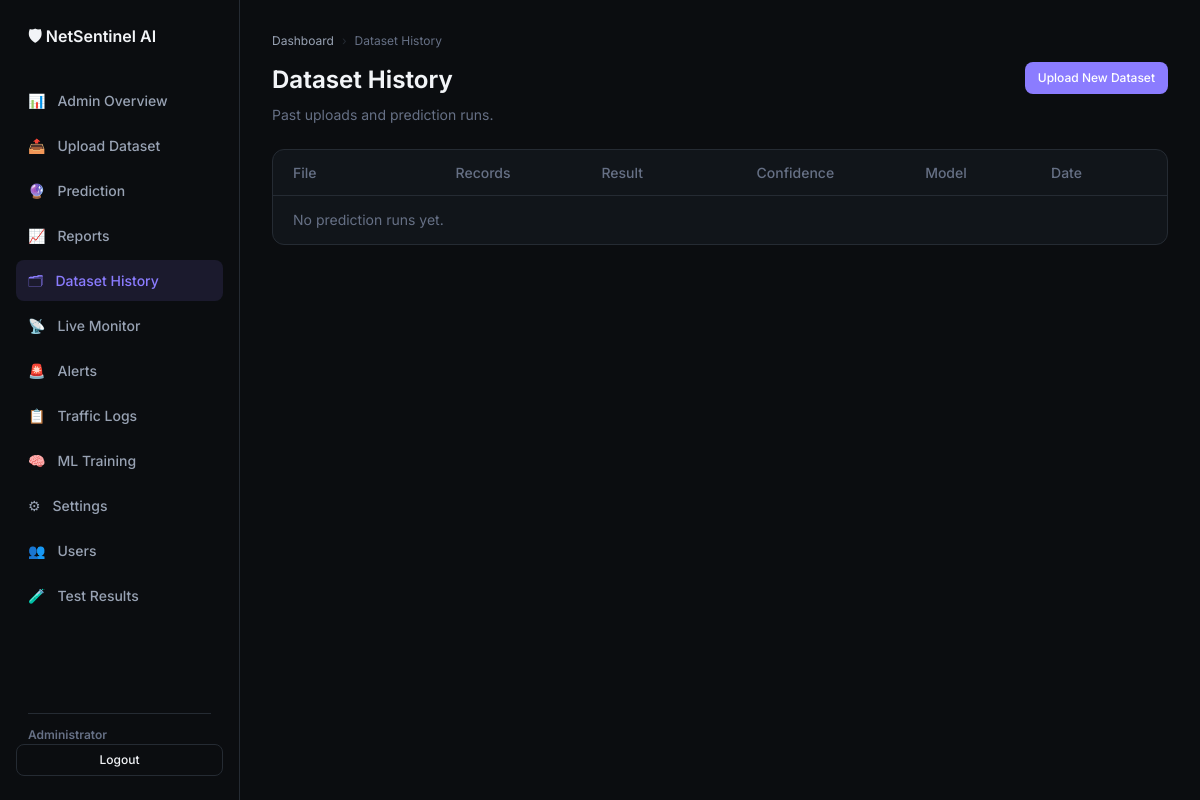
/dataset-history/ (signed in), run on an earlier commit of the app's database.
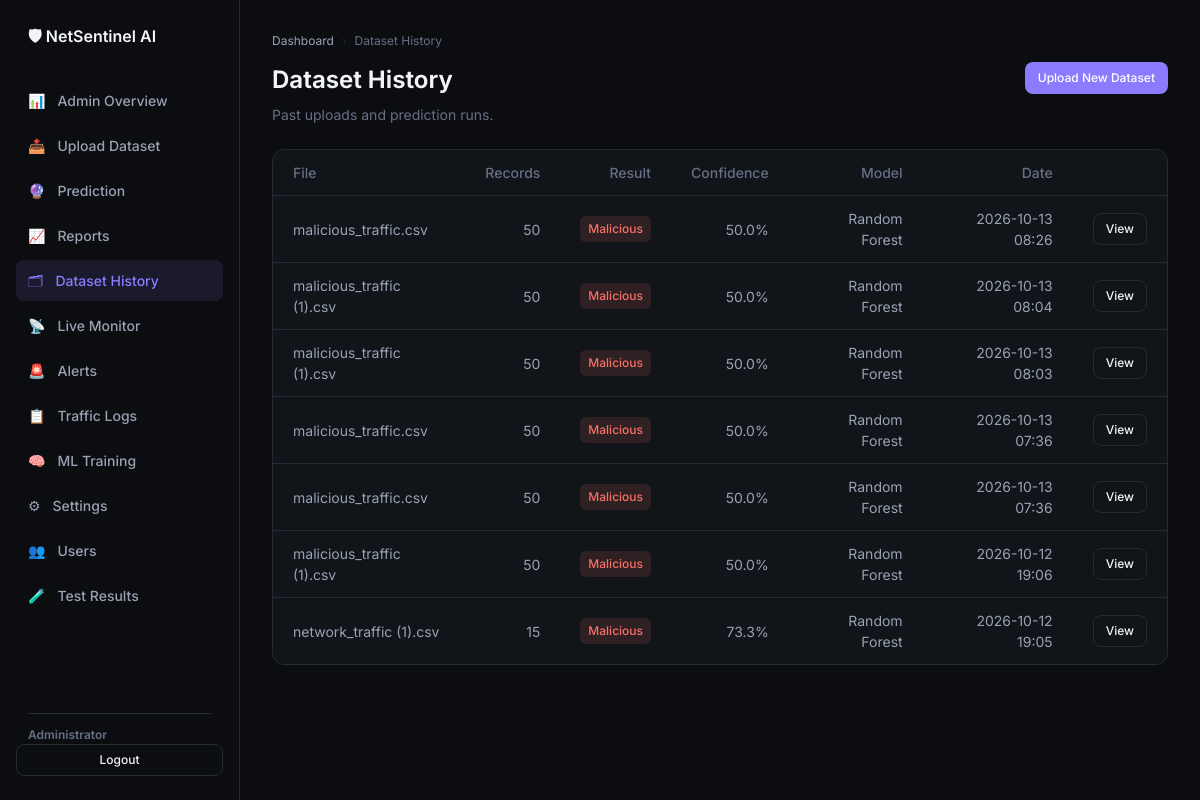
And on a later commit of the database.
### ids/models.py (models this page shows, shortened)
class PredictionRun(models.Model):
    CLASS_CHOICES = [
        ("malicious", "Malicious"),
        ("normal", "Normal"),
    ]
    user = models.ForeignKey(User, on_delete=models.CASCADE, related_name="prediction_runs")
    input_filename = models.CharField(max_length=255)
    total_records = models.PositiveIntegerField(default=0)
    overall_class = models.CharField(max_length=20, choices=CLASS_CHOICES)
    confidence_score = models.FloatField(help_text="Dominant class percentage (0-100)")
    malicious_percent = models.FloatField(default=0.0)
    normal_percent = models.FloatField(default=0.0)
    model_name = models.CharField(max_length=64, default="Random Forest")
    feature_importance = models.JSONField(default=list)
    traffic_summary = models.JSONField(default=dict)
    results = models.JSONField(default=list)
    created_at = models.DateTimeField(auto_now_add=True)
    class Meta:
        ordering = ["-created_at"]
    @property
    def is_malicious(self):
        return self.overall_class == "malicious"

### ids/views.py (the view)
# urls.py: path("dataset-history/", views.dataset_history_view, name="dataset_history"),
@login_required
def dataset_history_view(request):
    runs = _user_prediction_runs(request.user)
    return render(request, "ids/dataset_history.html", {"runs": runs})

### ids/views.py (called while the page is built)
def _is_admin(user):
    return user.is_superuser or getattr(getattr(user, "profile", None), "role", None) == "admin"

def _user_prediction_runs(user):
    runs = PredictionRun.objects.all()
    return runs if _is_admin(user) else runs.filter(user=user)

### templates/ids/dataset_history.html (shortened to what this page needs)
{% extends "ids/base.html" %}
{% block content %}
<nav class="breadcrumb" aria-label="Breadcrumb">
  <a href="{% url 'dashboard' %}">Dashboard</a>
  <span class="breadcrumb-sep">›</span>
  <span>Dataset History</span>
</nav>
<div class="page-header">
  <div>
    <h1>Dataset History</h1>
    <p class="page-subtitle">Past uploads and prediction runs.</p>
  </div>
  <a href="{% url 'predict_upload' %}" class="btn btn-primary btn-sm">Upload New Dataset</a>
</div>
<div class="table-card">
  <table>
    <thead>
      <tr>
        <th>File</th>
        <th>Records</th>
        <th>Result</th>
        <th>Confidence</th>
        <th>Model</th>
        <th>Date</th>
        <th></th>
      </tr>
    </thead>
    <tbody>
      {% for run in runs %}
      <tr>
        <td>{{ run.input_filename }}</td>
        <td>{{ run.total_records }}</td>
        <td>
          {% if run.is_malicious %}
          <span class="badge badge-malicious">Malicious</span>
          {% else %}
          <span class="badge badge-normal">Normal</span>
          {% endif %}
        </td>
        <td>{{ run.confidence_score|floatformat:1 }}%</td>
        <td>{{ run.model_name }}</td>
        <td>{{ run.created_at|date:"Y-m-d H:i" }}</td>
        <td><a href="{% url 'predict_result' pk=run.pk %}" class="btn btn-outline btn-sm">View</a></td>
      </tr>
      {% empty %}
      <tr><td colspan="7" style="color:var(--muted)">No prediction runs yet.</td></tr>
      {% endfor %}
    </tbody>
  </table>
</div>
{% endblock %}

### templates/ids/base.html (shortened to what this page needs)
{% load static %}
<!DOCTYPE html>
<html lang="en">
<head>
  <link rel="stylesheet" href="{% static 'css/style.css' %}">
</head>
<body>
  <div class="layout">
    <aside class="sidebar">
      <div class="logo">🛡 NetSentinel AI</div>
      <ul class="nav">
        <li><a href="{% url 'dashboard' %}"
            class="{% if request.resolver_match.url_name == 'dashboard' %}active{% endif %}">📊 <span>{% if user.is_superuser or user.profile.role == 'admin' %}Admin Overview{% else %}My Workspace{% endif %}</span></a></li>
        <li><a href="{% url 'predict_upload' %}"
            class="{% if request.resolver_match.url_name == 'predict_upload' %}active{% endif %}">📤 <span>Upload
              Dataset</span></a></li>
        <li><a href="{% url 'predict_result' %}"
            class="{% if request.resolver_match.url_name == 'predict_result' %}active{% endif %}">🔮
            <span>Prediction</span></a></li>
        <li><a href="{% url 'reports' %}"
            class="{% if request.resolver_match.url_name == 'reports' %}active{% endif %}">📈 <span>Reports</span></a>
        </li>
        <li><a href="{% url 'dataset_history' %}"
            class="{% if request.resolver_match.url_name == 'dataset_history' %}active{% endif %}">🗂 <span>Dataset
              History</span></a></li>
        <li><a href="{% url 'monitor' %}"
            class="{% if request.resolver_match.url_name == 'monitor' %}active{% endif %}">📡 <span>Live
              Monitor</span></a></li>
        <li><a href="{% url 'alerts' %}"
            class="{% if request.resolver_match.url_name == 'alerts' %}active{% endif %}">🚨 <span>Alerts</span></a>
        </li>
        <li><a href="{% url 'logs' %}" class="{% if request.resolver_match.url_name == 'logs' %}active{% endif %}">📋
            <span>Traffic Logs</span></a></li>
        <li><a href="{% url 'train' %}" class="{% if request.resolver_match.url_name == 'train' %}active{% endif %}">🧠
            <span>ML Training</span></a></li>
        <li><a href="{% url 'settings' %}"
            class="{% if request.resolver_match.url_name == 'settings' %}active{% endif %}">⚙ <span>Settings</span></a>
        </li>
        {% if user.is_superuser or user.profile.role == 'admin' %}
        <li><a href="{% url 'users' %}" class="{% if request.resolver_match.url_name == 'users' %}active{% endif %}">👥
            <span>Users</span></a></li>
        <li><a href="{% url 'test_results' %}"
            class="{% if request.resolver_match.url_name == 'test_results' %}active{% endif %}">🧪 <span>Test
              Results</span></a></li>
        {% endif %}
      </ul>
      <div class="sidebar-role">{% if user.is_superuser %}Administrator{% else %}{{ user.profile.get_role_display|default:"User" }}{% endif %}</div>
      <a href="{% url 'logout' %}" class="btn btn-outline btn-sm sidebar-logout">Logout</a>
    </aside>
    <main class="main">
      {% block content %}{% endblock %}
    </main>
  </div>
</body>
</html>

### static/css/style.css (style rules this page uses)
:root { --bg: #0B0D10; --surface: #11151A; --surface-elevated: #171C22; --surface-subtle: #1B2128; --border: #252B33; --text-primary: #F2F4F7; --text-secondary: #98A2B3; --text-muted: #667085; --primary: #8B7CFF; --primary-hover: #A196FF; --primary-subtle: rgba(139, 124, 255, 0.12); --success: #32D583; --success-subtle: rgba(50, 213, 131, 0.12); --warning: #FDB022; --warning-subtle: rgba(253, 176, 34, 0.12); --error: #F97066; --error-subtle: rgba(249, 112, 102, 0.12); --info: #53B1FD; --info-subtle: rgba(83, 177, 253, 0.12); --surface2: var(--surface-subtle); --text: var(--text-primary); --muted: var(--text-muted); --accent: var(--primary); --accent2: var(--primary-hover); --danger: var(--error); --critical: var(--error); }
* { box-sizing: border-box; margin: 0; padding: 0; }
body { font-family: "Inter", system-ui, -apple-system, sans-serif; background: var(--bg); color: var(--text-primary); min-height: 100vh; line-height: 1.5; }
a { color: var(--primary); text-decoration: none; }
.layout { display: flex; min-height: 100vh; }
.sidebar { width: 240px; background: var(--bg); border-right: 1px solid var(--border); padding: 24px 16px; display: flex; flex-direction: column; position: fixed; height: 100vh; z-index: 10; }
.logo { font-size: 16px; font-weight: 600; color: var(--text-primary); margin-bottom: 32px; padding: 0 12px; display: flex; align-items: center; gap: 8px; }
.nav { list-style: none; flex: 1; }
.nav li { margin-bottom: 4px; }
.nav a { display: flex; align-items: center; gap: 12px; padding: 10px 12px; border-radius: 8px; color: var(--text-secondary); text-decoration: none; font-size: 14px; font-weight: 500; transition: all 150ms ease-out; }
.nav a.active { background: var(--primary-subtle); color: var(--primary); }
.main { flex: 1; margin-left: 240px; padding: 32px; }
.stat-card, .chart-card, .table-card, .upload-panel, .monitor-panel, .prediction-summary, .traffic-tile, .auth-card { background: var(--surface); border: 1px solid var(--border); border-radius: 12px; }
.table-card { margin-bottom: 32px; overflow: hidden; }
table { width: 100%; border-collapse: collapse; }
th, td { padding: 12px 20px; text-align: left; font-size: 14px; }
th { color: var(--text-muted); font-weight: 500; border-bottom: 1px solid var(--border); height: 44px; }
td { border-bottom: 1px solid var(--border); height: 48px; color: var(--text-secondary); text-align: right; }
th { text-align: right; }
th:first-child, td:first-child { text-align: left; }
tr:last-child td { border-bottom: none; }
.badge { display: inline-block; padding: 4px 8px; border-radius: 6px; font-size: 12px; font-weight: 500; }
.badge-high, .badge-critical, .badge-threat, .badge-malicious { background: var(--error-subtle); color: var(--error); }
.btn { display: inline-flex; align-items: center; justify-content: center; gap: 8px; padding: 10px 16px; border-radius: 8px; border: 1px solid transparent; cursor: pointer; font-size: 14px; font-weight: 500; transition: all 150ms ease-out; text-decoration: none; }
.btn-primary { background: var(--primary); color: #FFFFFF; }
.btn-outline { background: transparent; border: 1px solid var(--border); color: var(--text-primary); }
.btn-sm { padding: 6px 12px; font-size: 12px; }
.page-header { display: flex; justify-content: space-between; align-items: flex-start; gap: 16px; margin-bottom: 24px; }
.page-header h1 { font-size: 24px; font-weight: 650; color: var(--text-primary); }
.page-subtitle { color: var(--text-muted); font-size: 14px; margin-top: 6px; max-width: 670px; }
.breadcrumb { display: flex; align-items: center; gap: 8px; font-size: 12px; color: var(--text-muted); margin-bottom: 12px; }
.breadcrumb a { color: var(--text-secondary); text-decoration: none; }
.breadcrumb-sep { color: var(--border); }
.sidebar-logout { margin-top: auto; }
.sidebar-role { margin: 12px 12px 0; padding-top: 12px; border-top: 1px solid var(--border); color: var(--text-muted); font-size: 12px; font-weight: 600; }

What changed in the data, as far as the page shows it:
added PredictionRun: input_filename "malicious_traffic.csv", total_records "50", overall_class "Malicious", confidence_score "50.0", model_name "Random Forest", created_at "2026-10-13 08:26"
added PredictionRun: input_filename "malicious_traffic (1).csv", total_records "50", overall_class "Malicious", confidence_score "50.0", model_name "Random Forest", created_at "2026-10-13 08:04"
added PredictionRun: input_filename "malicious_traffic (1).csv", total_records "50", overall_class "Malicious", confidence_score "50.0", model_name "Random Forest", created_at "2026-10-13 08:03"
added PredictionRun: input_filename "malicious_traffic.csv", total_records "50", overall_class "Malicious", confidence_score "50.0", model_name "Random Forest", created_at "2026-10-13 07:36"
added PredictionRun: input_filename "malicious_traffic.csv", total_records "50", overall_class "Malicious", confidence_score "50.0", model_name "Random Forest", created_at "2026-10-13 07:36"
added PredictionRun: input_filename "malicious_traffic (1).csv", total_records "50", overall_class "Malicious", confidence_score "50.0", model_name "Random Forest", created_at "2026-10-12 19:06"
added PredictionRun: input_filename "network_traffic (1).csv", total_records "15", overall_class "Malicious", confidence_score "73.3", model_name "Random Forest", created_at "2026-10-12 19:05"
Also different on the page:
text no longer shown: "No prediction runs yet."
